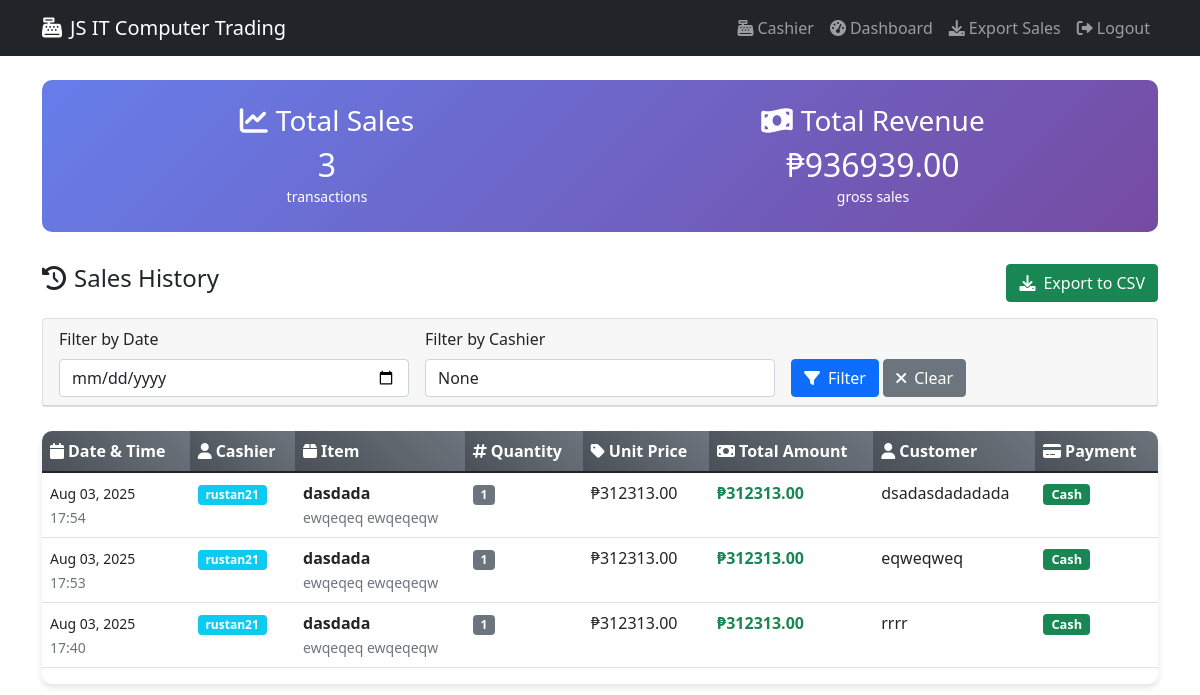
Page /cashier/sales/ (signed in) on the earlier database version.
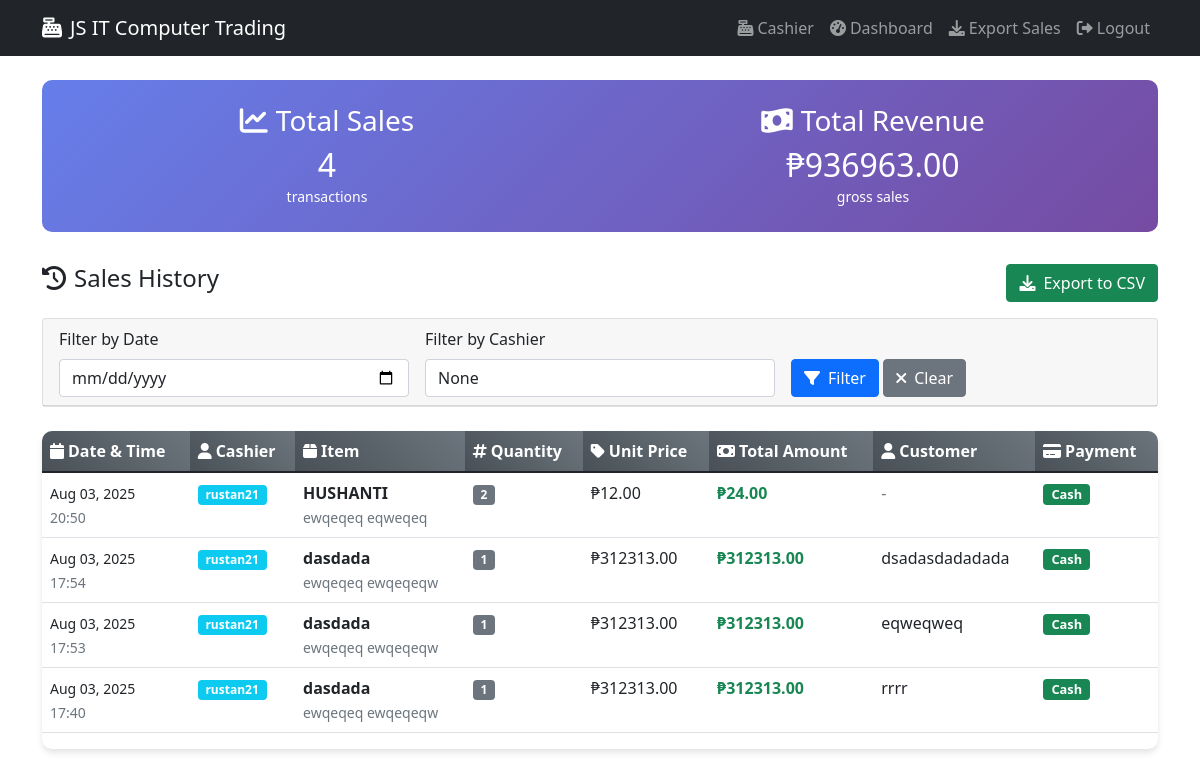
Same page on the later database version.
### backend/trading/models.py (models this page shows, shortened)
class Sale(models.Model):
    cashier = models.ForeignKey(User, on_delete=models.CASCADE, verbose_name="Cashier")
    item = models.ForeignKey('Inventory', on_delete=models.CASCADE, verbose_name="Item Sold")
    quantity_sold = models.PositiveIntegerField(verbose_name="Quantity Sold")
    unit_price = models.DecimalField(max_digits=10, decimal_places=2, verbose_name="Unit Price")
    total_amount = models.DecimalField(max_digits=10, decimal_places=2, verbose_name="Total Amount")
    sale_date = models.DateTimeField(auto_now_add=True, verbose_name="Sale Date")
    customer_name = models.CharField(max_length=100, blank=True, verbose_name="Customer Name")
    payment_method = models.CharField(max_length=50, default="Cash", verbose_name="Payment Method")
    notes = models.TextField(blank=True, verbose_name="Notes")
    class Meta:
        verbose_name = "Sale"
        verbose_name_plural = "Sales"
        ordering = ['-sale_date']

class Inventory(models.Model):
    item_name = models.CharField(max_length=200, verbose_name="Item Name")
    brand = models.CharField(max_length=100, verbose_name="Brand", default="Unknown")
    model = models.CharField(max_length=100, verbose_name="Model", default="Unknown")
    description = models.TextField(verbose_name="Item Description", blank=True, default="")
    unit_cost = models.DecimalField(
        max_digits=10,
        decimal_places=2,
        validators=[MinValueValidator(Decimal('0.01'))],
        verbose_name="Unit Cost",
        default=Decimal('0.01')
    )
    srp_price = models.DecimalField(
        max_digits=10,
        decimal_places=2,
        validators=[MinValueValidator(Decimal('0.01'))],
        verbose_name="SRP Price",
        default=Decimal('0.01')
    )
    discount_price = models.DecimalField(
        max_digits=10,
        decimal_places=2,
        validators=[MinValueValidator(Decimal('0.01'))],
        verbose_name="Discount Price",
        null=True,
        blank=True,
        help_text="Discounted selling price (optional)"
    )
    quantity = models.PositiveIntegerField(
        default=0,
        validators=[MinValueValidator(0)],
        verbose_name="Quantity"
    )
    serial_number = models.CharField(
        max_length=100,
        unique=True,
        blank=True,
        null=True,
        verbose_name="Serial Number"
    )
    item_picture = models.ImageField(
        upload_to='inventory_images/',
        blank=True,
        null=True,
        verbose_name="Item Picture"
    )
    date_added = models.DateTimeField(auto_now_add=True, verbose_name="Date Added")
    last_updated = models.DateTimeField(auto_now=True, verbose_name="Last Updated")
    class Meta:
        verbose_name = "Inventory Item"
        verbose_name_plural = "Inventory Items"
        ordering = ['item_name']

### backend/trading/views.py (the view)
# urls.py: path('cashier/sales/', sales_history, name='sales_history'),
@login_required
def sales_history(request):
    sales = Sale.objects.all().order_by('-sale_date')
    date_filter = request.GET.get('date')
    if date_filter:
        try:
            filter_date = datetime.strptime(date_filter, '%Y-%m-%d').date()
            sales = sales.filter(sale_date__date=filter_date)
        except ValueError:
            pass
    cashier_filter = request.GET.get('cashier')
    if cashier_filter:
        sales = sales.filter(cashier__username__icontains=cashier_filter)
    paginator = Paginator(sales, 20)
    page_number = request.GET.get('page')
    page_obj = paginator.get_page(page_number)
    total_sales = sales.count()
    total_revenue = sum(sale.total_amount for sale in sales)
    context = {
        'page_obj': page_obj,
        'date_filter': date_filter,
        'cashier_filter': cashier_filter,
        'total_sales': total_sales,
        'total_revenue': total_revenue,
        'session_timeout': settings.SESSION_TIMEOUT,
    }
    return render(request, 'sales_history.html', context)

### templates/sales_history.html (shortened to what the changed rows need)
<!DOCTYPE html>
<html lang="en">
<head>
    <link href="https://cdn.jsdelivr.net/npm/bootstrap@5.1.3/dist/css/bootstrap.min.css" rel="stylesheet">
    <link href="https://cdnjs.cloudflare.com/ajax/libs/font-awesome/6.0.0/css/all.min.css" rel="stylesheet">
</head>
<body>
    <div class="container mt-4">
        <div class="stats-card">
            <div class="row text-center">
                <div class="col-md-6">
                    <h3><i class="fas fa-chart-line me-2"></i>Total Sales</h3>
                    <h2 class="mb-0">{{ total_sales }}</h2>
                    <small>transactions</small>
                </div>
                <div class="col-md-6">
                    <h3><i class="fas fa-money-bill-wave me-2"></i>Total Revenue</h3>
                    <h2 class="mb-0">₱{{ total_revenue|floatformat:2 }}</h2>
                    <small>gross sales</small>
                </div>
            </div>
        </div>
        {% if page_obj %}
            <div class="table-responsive">
                <table class="table table-hover">
                    <thead>
                        <tr>
                            <th><i class="fas fa-calendar me-1"></i>Date & Time</th>
                            <th><i class="fas fa-user me-1"></i>Cashier</th>
                            <th><i class="fas fa-box me-1"></i>Item</th>
                            <th><i class="fas fa-hashtag me-1"></i>Quantity</th>
                            <th><i class="fas fa-tag me-1"></i>Unit Price</th>
                            <th><i class="fas fa-money-bill me-1"></i>Total Amount</th>
                            <th><i class="fas fa-user me-1"></i>Customer</th>
                            <th><i class="fas fa-credit-card me-1"></i>Payment</th>
                        </tr>
                    </thead>
                    <tbody>
                        {% for sale in page_obj %}
                            <tr>
                                <td>
                                    <small>{{ sale.sale_date|date:"M d, Y" }}</small><br>
                                    <small class="text-muted">{{ sale.sale_date|time:"H:i" }}</small>
                                </td>
                                <td>
                                    <span class="badge bg-info">{{ sale.cashier.username }}</span>
                                </td>
                                <td>
                                    <strong>{{ sale.item.item_name }}</strong><br>
                                    <small class="text-muted">{{ sale.item.brand }} {{ sale.item.model }}</small>
                                </td>
                                <td>
                                    <span class="badge bg-secondary">{{ sale.quantity_sold }}</span>
                                </td>
                                <td>₱{{ sale.unit_price|floatformat:2 }}</td>
                                <td>
                                    <strong class="text-success">₱{{ sale.total_amount|floatformat:2 }}</strong>
                                </td>
                                <td>
                                    {% if sale.customer_name %}
                                        {{ sale.customer_name }}
                                    {% else %}
                                        <span class="text-muted">-</span>
                                    {% endif %}
                                </td>
                                <td>
                                    <span class="badge badge-payment
                                        {% if sale.payment_method == 'Cash' %}bg-success
                                        {% elif sale.payment_method == 'Credit Card' %}bg-primary
                                        {% elif sale.payment_method == 'Debit Card' %}bg-info
                                        {% elif sale.payment_method == 'GCash' %}bg-warning
                                        {% elif sale.payment_method == 'PayMaya' %}bg-danger
                                        {% else %}bg-secondary{% endif %}">
                                        {{ sale.payment_method }}
                                    </span>
                                </td>
                            </tr>
                        {% endfor %}
                    </tbody>
                </table>
            </div>
        {% else %}
            <div class="text-center py-5">
                <i class="fas fa-chart-line fa-3x text-muted mb-3"></i>
                <h4 class="text-muted">No sales found</h4>
                <p class="text-muted">No sales match your current filters.</p>
            </div>
        {% endif %}
    </div>
</body>
</html>

Differences in the rows shown:
added Sale: sale_date "Aug 03, 2025", sale_date "20:50", cashier.username "rustan21", item.item_name "HUSHANTI", item.brand "ewqeqeq", item.model "eqweqeq", quantity_sold "2", unit_price "12.00", total_amount "24.00", payment_method "Cash"
Other differences:
{{ total_sales }}: "3" → "4"
{{ total_revenue|floatformat:2 }}: "936939.00" → "936963.00"
